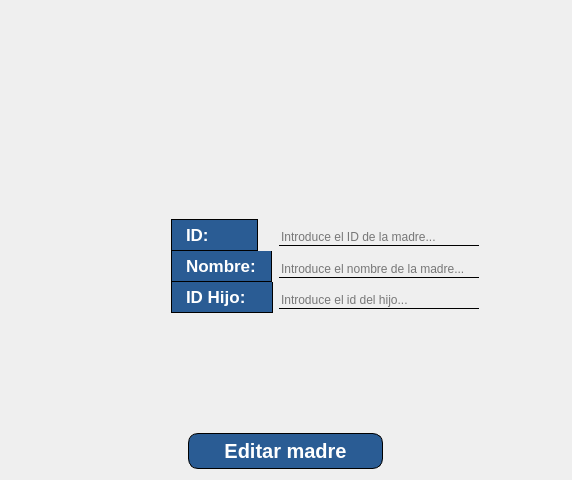
<?xml version="1.0" encoding="UTF-8"?>
<ui version="4.0">
 <class>Dialog</class>
 <widget class="QDialog" name="Dialog">
  <property name="geometry">
   <rect>
    <x>0</x>
    <y>0</y>
    <width>572</width>
    <height>480</height>
   </rect>
  </property>
  <property name="windowTitle">
   <string>Editar alumno</string>
  </property>
  <property name="windowIcon">
   <iconset resource="src/resources.qrc">
    <normaloff>:/logo/iconoProyecto.png</normaloff>:/logo/iconoProyecto.png</iconset>
  </property>
  <layout class="QVBoxLayout" name="verticalLayout_3">
   <item>
    <layout class="QVBoxLayout" name="verticalLayout">
     <item>
      <layout class="QVBoxLayout" name="verticalLayout_2">
       <property name="sizeConstraint">
        <enum>QLayout::SetDefaultConstraint</enum>
       </property>
       <item>
        <widget class="QLabel" name="logo">
         <property name="sizePolicy">
          <sizepolicy hsizetype="Maximum" vsizetype="Maximum">
           <horstretch>0</horstretch>
           <verstretch>0</verstretch>
          </sizepolicy>
         </property>
         <property name="minimumSize">
          <size>
           <width>550</width>
           <height>100</height>
          </size>
         </property>
         <property name="maximumSize">
          <size>
           <width>200</width>
           <height>250</height>
          </size>
         </property>
         <property name="styleSheet">
          <string notr="true"/>
         </property>
         <property name="text">
          <string>&lt;html&gt;&lt;head/&gt;&lt;body&gt;&lt;p&gt;&lt;img src=&quot;:/logo/logoProyecto.png&quot;/&gt;&lt;/p&gt;&lt;/body&gt;&lt;/html&gt;</string>
         </property>
         <property name="scaledContents">
          <bool>true</bool>
         </property>
         <property name="alignment">
          <set>Qt::AlignCenter</set>
         </property>
        </widget>
       </item>
      </layout>
     </item>
     <item>
      <layout class="QFormLayout" name="formLayout_3">
       <property name="verticalSpacing">
        <number>0</number>
       </property>
       <property name="leftMargin">
        <number>160</number>
       </property>
       <item row="0" column="0">
        <widget class="QLabel" name="label_nre">
         <property name="maximumSize">
          <size>
           <width>102</width>
           <height>16777215</height>
          </size>
         </property>
         <property name="font">
          <font>
           <pointsize>13</pointsize>
           <bold>true</bold>
          </font>
         </property>
         <property name="styleSheet">
          <string notr="true">QLabel{
color: white;
font-weight: bold;
background-color: #2a5c94;
border: 1px solid black;
padding: 5px 10px;
}</string>
         </property>
         <property name="text">
          <string>ID:       </string>
         </property>
        </widget>
       </item>
       <item row="0" column="1">
        <widget class="QLineEdit" name="lineEdit_nre">
         <property name="sizePolicy">
          <sizepolicy hsizetype="Fixed" vsizetype="Fixed">
           <horstretch>0</horstretch>
           <verstretch>0</verstretch>
          </sizepolicy>
         </property>
         <property name="maximumSize">
          <size>
           <width>200</width>
           <height>16777215</height>
          </size>
         </property>
         <property name="styleSheet">
          <string notr="true">QLineEdit{
border: 0px;
border-bottom: 1px solid black;
background-color: transparent;
margin-top: 10px;
}</string>
         </property>
         <property name="placeholderText">
          <string>Introduce el ID de la madre...</string>
         </property>
        </widget>
       </item>
       <item row="1" column="0">
        <widget class="QLabel" name="label_nombre">
         <property name="maximumSize">
          <size>
           <width>102</width>
           <height>16777215</height>
          </size>
         </property>
         <property name="font">
          <font>
           <pointsize>13</pointsize>
           <bold>true</bold>
          </font>
         </property>
         <property name="styleSheet">
          <string notr="true">QLabel{
color: white;
font-weight: bold;
background-color: #2a5c94;
border: 1px solid black;
border-top: none;
padding: 5px 10px;
margin-top: 0px;
}</string>
         </property>
         <property name="text">
          <string>Nombre:</string>
         </property>
        </widget>
       </item>
       <item row="1" column="1">
        <widget class="QLineEdit" name="lineEdit_nombre">
         <property name="sizePolicy">
          <sizepolicy hsizetype="Fixed" vsizetype="Fixed">
           <horstretch>0</horstretch>
           <verstretch>0</verstretch>
          </sizepolicy>
         </property>
         <property name="maximumSize">
          <size>
           <width>200</width>
           <height>16777215</height>
          </size>
         </property>
         <property name="styleSheet">
          <string notr="true">QLineEdit{
border: 0px;
border-bottom: 1px solid black;
background-color: transparent;
margin-top: 10px;
}</string>
         </property>
         <property name="placeholderText">
          <string>Introduce el nombre de la madre...</string>
         </property>
        </widget>
       </item>
       <item row="2" column="0">
        <widget class="QLabel" name="label_curso">
         <property name="maximumSize">
          <size>
           <width>102</width>
           <height>16777215</height>
          </size>
         </property>
         <property name="font">
          <font>
           <pointsize>13</pointsize>
           <bold>true</bold>
          </font>
         </property>
         <property name="styleSheet">
          <string notr="true">QLabel{
color: white;
font-weight: bold;
background-color: #2a5c94;
border: 1px solid black;
border-top: none;
padding: 5px 10px;
margin-top: 0px;
}</string>
         </property>
         <property name="text">
          <string>ID Hijo:     </string>
         </property>
        </widget>
       </item>
       <item row="2" column="1">
        <widget class="QLineEdit" name="lineEdit_curso">
         <property name="sizePolicy">
          <sizepolicy hsizetype="Fixed" vsizetype="Fixed">
           <horstretch>0</horstretch>
           <verstretch>0</verstretch>
          </sizepolicy>
         </property>
         <property name="maximumSize">
          <size>
           <width>200</width>
           <height>16777215</height>
          </size>
         </property>
         <property name="styleSheet">
          <string notr="true">QLineEdit{
border: 0px;
border-bottom: 1px solid black;
background-color: transparent;
margin-top: 10px;
}</string>
         </property>
         <property name="echoMode">
          <enum>QLineEdit::Password</enum>
         </property>
         <property name="placeholderText">
          <string>Introduce el id del hijo...</string>
         </property>
        </widget>
       </item>
      </layout>
     </item>
     <item>
      <layout class="QHBoxLayout" name="horizontalLayout">
       <property name="topMargin">
        <number>6</number>
       </property>
       <item>
        <widget class="QPushButton" name="btn_anadir">
         <property name="sizePolicy">
          <sizepolicy hsizetype="Fixed" vsizetype="Fixed">
           <horstretch>0</horstretch>
           <verstretch>0</verstretch>
          </sizepolicy>
         </property>
         <property name="font">
          <font>
           <pointsize>15</pointsize>
           <bold>true</bold>
          </font>
         </property>
         <property name="cursor">
          <cursorShape>PointingHandCursor</cursorShape>
         </property>
         <property name="styleSheet">
          <string notr="true">QPushButton{
background-color: #2a5c94;
color: white;
border: 1px solid black;
border-radius: 10px;
padding: 5px 35px 5px 35px;
font-weight: bold;
}
QPushButton:hover{
background-color: rgb(11, 5, 71)
}</string>
         </property>
         <property name="text">
          <string>Editar madre</string>
         </property>
        </widget>
       </item>
      </layout>
     </item>
    </layout>
   </item>
  </layout>
 </widget>
 <resources>
  <include location="src/resources.qrc"/>
 </resources>
 <connections/>
</ui>
